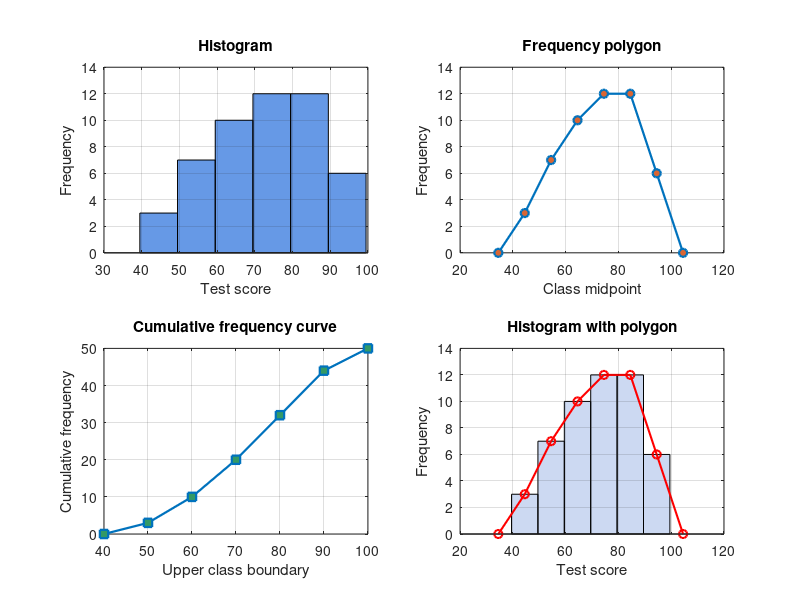

Here is the MATLAB script that generated this plot:
%% Question 5: Frequency Curves and Data Presentation (test scores)
clc; clear; close all;

sc = [42 55 61 67 72 74 81 69 58 63 77 85 91 48 52 66 71 73 79 82 88 93 57 62 68 75 80 84 87 90 ...
      45 50 59 64 70 76 78 83 86 89 94 96 54 60 65 72 74 81 85 92];
n = numel(sc);

edges = 40:10:100;                                   % classes 40-49, 50-59, ... , 90-99
freq  = histc(sc, [edges(1:end-1) Inf]); freq = freq(1:end-1);
if sum(freq) ~= n, error('Some scores fall outside the classes'); end
relF = freq / n;
cumF = cumsum(freq);
mid  = [44.5 54.5 64.5 74.5 84.5 94.5];

fprintf('%-8s %4s %6s %4s %6s\n', 'Class', 'f', 'RF', 'CF', 'Mid');
for i = 1:6
    fprintf('%d-%-5d %4d %6.2f %4d %6.1f\n', edges(i), edges(i)+9, freq(i), relF(i), cumF(i), mid(i));
end
fprintf('Total n = %d, highest frequency = %d\n', n, max(freq));

figure('Position', [100 100 1100 750]);
subplot(2,2,1);
bar(mid, freq, 1, 'FaceColor', [0.4 0.6 0.9], 'EdgeColor', 'k'); grid on;
xlabel('Test score'); ylabel('Frequency'); title('Histogram'); ylim([0 14]);

subplot(2,2,2);
xp = [mid(1)-10, mid, mid(end)+10]; yp = [0 freq 0];
plot(xp, yp, '-o', 'LineWidth', 1.6, 'MarkerFaceColor', [0.85 0.4 0.2]); grid on;
xlabel('Class midpoint'); ylabel('Frequency'); title('Frequency polygon'); ylim([0 14]);

subplot(2,2,3);
plot(edges, [0 cumF], '-s', 'LineWidth', 1.6, 'MarkerFaceColor', [0.2 0.6 0.4]); grid on;
set(gca, 'XTick', edges);
xlabel('Upper class boundary'); ylabel('Cumulative frequency'); title('Cumulative frequency curve');

subplot(2,2,4);
bar(mid, freq, 1, 'FaceColor', [0.8 0.85 0.95], 'EdgeColor', 'k'); hold on;
plot(xp, yp, '-or', 'LineWidth', 1.5); grid on;
xlabel('Test score'); ylabel('Frequency'); title('Histogram with polygon'); ylim([0 14]);
print('-dpng', '-r130', 'images/Q5_frequency_curves.png');
